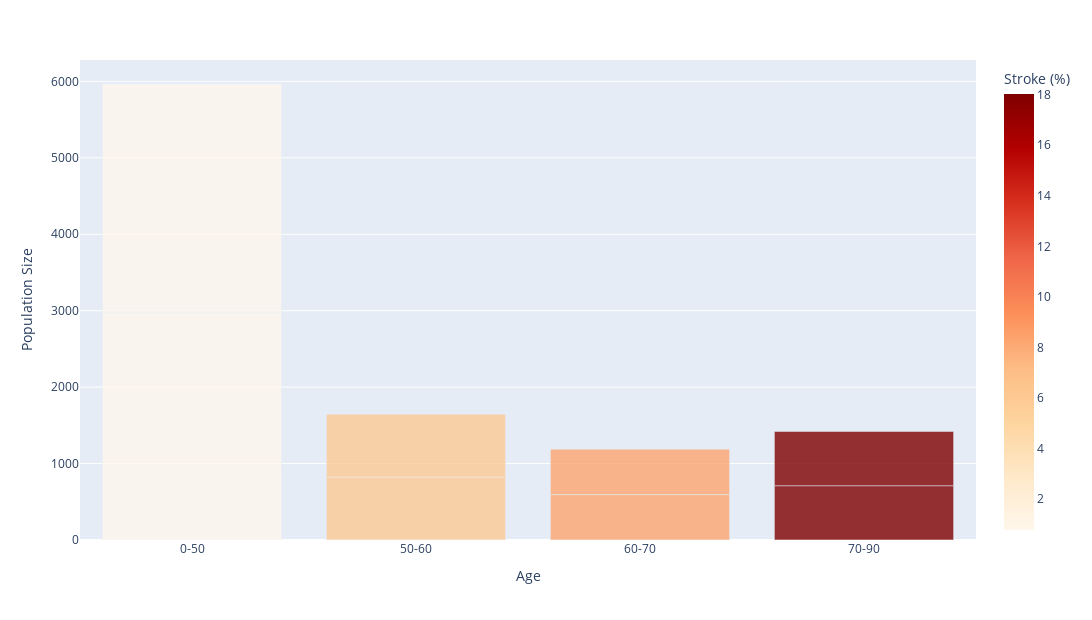

The notebook cell this image was saved under:
### Code cell
age_rep = px.bar(data_frame=sub1,
                 opacity=0.8,
                 color='stroke',
                 color_continuous_scale=px.colors.sequential.OrRd,
                 labels={'value':'Population Size', 'age': 'Age', 'stroke': 'Stroke (%)'},
                 width=1500, height=620)
age_rep

### Figure 1 — Plotly figure (JSON) as saved in the notebook; plotly's stock layout.template omitted (floating-point values rounded to 4 significant figures)
{"data": [{"alignmentgroup": "True", "hovertemplate": "Age=%{x}<br>Population Size=%{y}<br>Stroke (%)=%{marker.color}<extra></extra>", "legendgroup": "", "marker": {"color": [0.771, 5.954, 8.249, 18.03, 0.771, 5.954, 8.249, 18.03], "coloraxis": "coloraxis", "opacity": 0.8}, "name": "", "offsetgroup": "", "orientation": "v", "showlegend": false, "textposition": "auto", "type": "bar", "x": ["0-50", "50-60", "60-70", "70-90", "0-50", "50-60", "60-70", "70-90"], "xaxis": "x", "y": [2983, 823, 594, 710, 2983, 823, 594, 710], "yaxis": "y"}], "layout": {"barmode": "relative", "coloraxis": {"colorbar": {"title": {"text": "Stroke (%)"}}, "colorscale": [[0, "rgb(255,247,236)"], [0.125, "rgb(254,232,200)"], [0.25, "rgb(253,212,158)"], [0.375, "rgb(253,187,132)"], [0.5, "rgb(252,141,89)"], [0.625, "rgb(239,101,72)"], [0.75, "rgb(215,48,31)"], [0.875, "rgb(179,0,0)"], [1, "rgb(127,0,0)"]]}, "height": 620, "legend": {"tracegroupgap": 0}, "margin": {"t": 60}, "width": 1500, "xaxis": {"anchor": "y", "domain": [0, 1], "title": {"text": "Age"}}, "yaxis": {"anchor": "x", "domain": [0, 1], "title": {"text": "Population Size"}}}}
